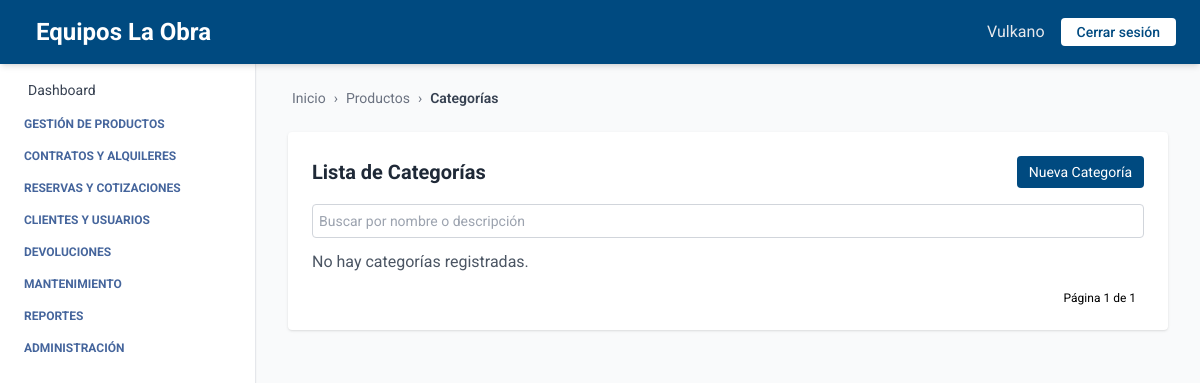
Before: /productos/categorias/ with the older database file.
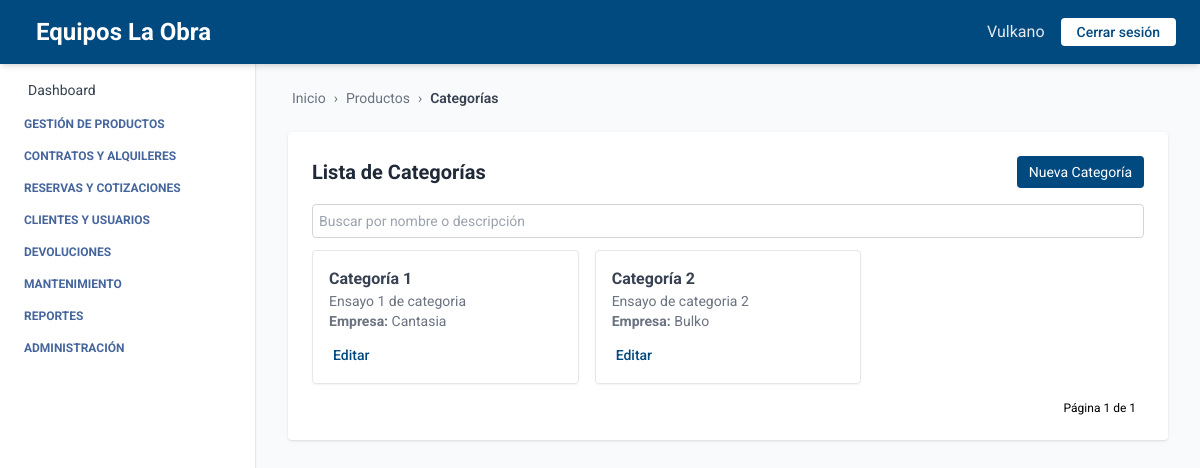
After: the same page with the newer database file.
### producto/models.py (models this page shows, shortened)
class Categoria(models.Model):
    nombre = models.CharField(max_length=100, null=False)
    descripcion = models.TextField(blank=True, null=False)
    empresa = models.ForeignKey(Empresa, on_delete=models.CASCADE, related_name='categorias', default=1)
    class Meta:
        verbose_name = 'Categoría'
        verbose_name_plural = 'Categorías'
        unique_together = ('nombre', 'empresa')
        ordering = ['nombre']

### empresa/models.py (models this page shows, shortened)
class Empresa(models.Model):
    ESTADOS = [
        ("activo", "Activo"),
        ("inactivo", "Inactivo"),
    ]
    nombre = models.CharField(max_length=100)
    nit = models.CharField(max_length=50, unique=True)
    ciudad = models.CharField(max_length=100, blank=True, null=True)
    direccion = models.CharField(max_length=255, blank=True, null=True)
    departamento = models.CharField(max_length=100, blank=True, null=True)
    telefono = models.CharField(max_length=20, blank=True, null=True)
    estado = models.CharField(max_length=20, choices=ESTADOS, default="activo")

### producto/views_category.py (the view)
# urls.py: path('categorias/', CategoriaListView.as_view(), name='categoria_list'),
class CategoriaListView(BreadcrumbMixin, ListView):
    model = Categoria
    template_name = 'categoria_list.html'
    context_object_name = 'categorias'
    ordering = ['nombre']
    paginate_by = 10
    breadcrumb_items = [
        ("Productos", reverse_lazy("categoria_list")),
        ("Categorías", None)
    ]

### core/views.py (called while the page is built)
    def get_context_data(self, **kwargs):
        context = super().get_context_data(**kwargs)
        context["home"] = self.home_url
        context["breadcrumb_items"] = self.breadcrumb_items
        return context

### producto/templates/categoria_list.html (shortened to what this page needs)
{% extends "index.html" %}
{% block breadcrumb %}
  {% include "breadcrumb.html" with home='/' breadcrumbs=breadcrumb_items %}
{% endblock %}
{% block content %}
<div class="max-w-5xl mx-auto mt-6 bg-white p-6 rounded shadow">
  <div class="flex justify-between items-center mb-4">
    <h2 class="text-xl font-bold text-gray-800">Lista de Categorías</h2>
    <a href="{% url 'crear_categoria' %}" class="bg-[var(--primary-color)] text-white px-3 py-1.5 text-sm rounded hover:bg-blue-700 transition">
      Nueva Categoría
    </a>
  </div>
  <form method="get" class="mb-3">
    <input type="text" name="q" placeholder="Buscar por nombre o descripción" value="{{ request.GET.q }}" class="w-full text-sm p-1.5 border border-gray-300 rounded focus:outline-none focus:ring-2 focus:ring-[var(--primary-color)]" />
  </form>
  {% if categorias %}
  <div class="grid grid-cols-1 md:grid-cols-2 lg:grid-cols-3 gap-4">
    {% for categoria in categorias %}
    <div class="border rounded shadow-sm p-4 hover:shadow-lg transition">
      <h3 class="font-bold text-gray-700">{{ categoria.nombre }}</h3>
      <p class="text-sm text-gray-500">{{ categoria.descripcion }}</p>
      <p class="text-sm text-gray-500"><strong>Empresa:</strong> {{ categoria.empresa.nombre }}</p>
      <div class="mt-3">
        <a href="{% url 'editar_categoria' categoria.id %}" class="text-sm font-medium text-[var(--primary-color)] hover:underline">
          Editar
        </a>
      </div>
    </div>
    {% endfor %}
  </div>
  {% else %}
    <p class="text-gray-600">No hay categorías registradas.</p>
  {% endif %}
  <div class="mt-4 flex justify-end text-xs">
    <span class="mx-2">Página {{ page_obj.number }} de {{ page_obj.paginator.num_pages }}</span>
  </div>
</div>
{% endblock %}

Changed rows visible on the page:
added Categoria: nombre "Categoría 1", descripcion "Ensayo 1 de categoria", empresa.nombre "Cantasia"
added Categoria: nombre "Categoría 2", descripcion "Ensayo de categoria 2", empresa.nombre "Bulko"
Other visible differences:
text no longer shown: "No hay categorías registradas."
